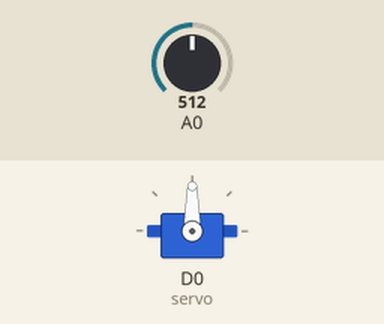
A sketch run on a simulated ESP8266 (NodeMCU). Shown: servo. The inputs (shaded band) are chosen by the test bench; at power-on: A0 = 512.

Above: at 1.2 s.
1.3 s: A0 set to 716
At 2.5 s:
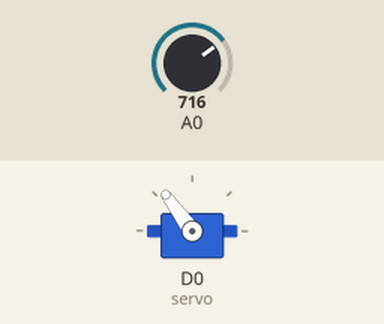
2.8 s: A0 set to 900
At 4.0 s:
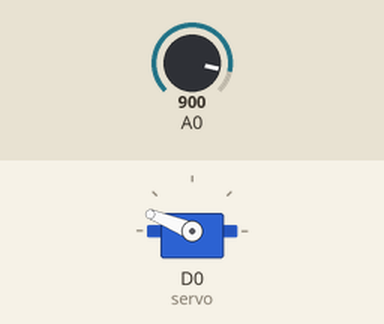
4.3 s: A0 set to 1023
At 5.3 s:
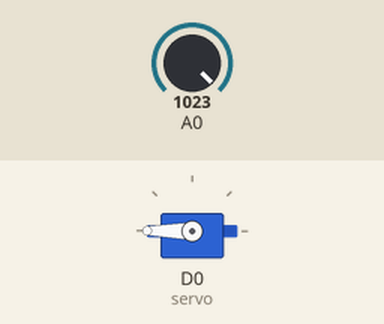
5.8 s: A0 set to 306
At 6.4 s:
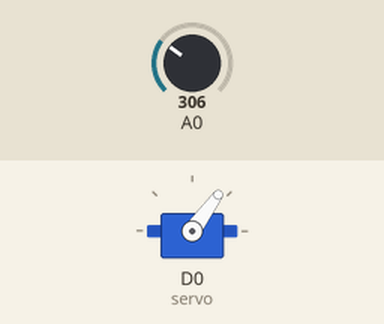
7.3 s: A0 set to 122
At 8.5 s:
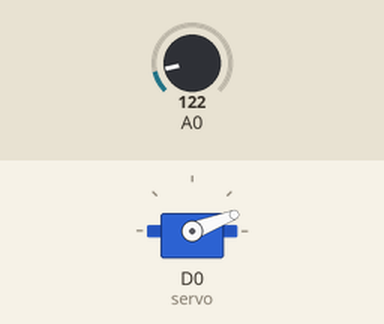
8.8 s: A0 set to 511
At 9.7 s:
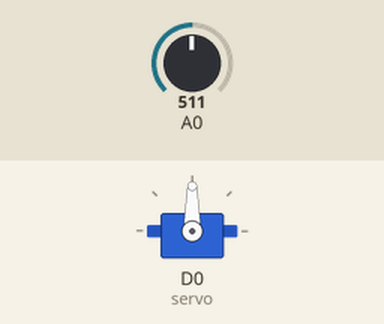
Timing chart, 0 to 11.3 s (numbered marks = the images above; inputs shaded):
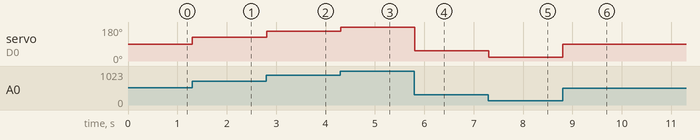

The sketch:

servo.ino
```cpp
#include <Servo.h>

Servo servo;  // Создаем объект Servo

void setup() {
  servo.attach(D0, 600, 2600);  // Подключаем сервопривод к пину D0
}

void loop() {
  // Считываем значение с потенциометра
  int potValue = analogRead(A0);

  // Преобразуем значение потенциометра (0-1023) в угол поворота сервопривода (0-180)
  int angle = map(potValue, 0, 1023, 0, 180);

  // Поворачиваем сервопривод на заданный угол
  servo.write(angle);

  delay(15);  // Небольшая задержка для стабилизации
}
```

Measured:
- after the input at 1.3 s, servo on D0 (servo): 90° → 126° at once
- after the input at 2.8 s, servo on D0 (servo): 126° → 158° at once
- after the input at 4.3 s, servo on D0 (servo): 158° → 180° at once
- after the input at 5.8 s, servo on D0 (servo): 180° → 54° at once
- after the input at 7.3 s, servo on D0 (servo): 54° → 21° at once
- after the input at 8.8 s, servo on D0 (servo): 21° → 90° at once
